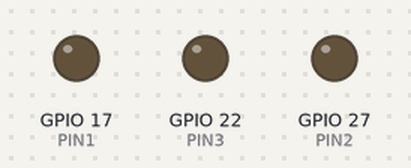
The program below on a simulated Raspberry Pi (BCM pin numbers). Parts: output pins drawn as LEDs (lit = HIGH). At 24.0 s the program stops and its outputs stay as they are.

Above: at 0.1 s.
At 3.1 s:
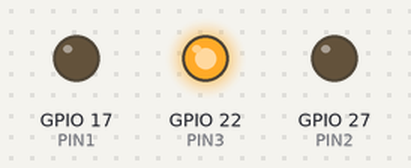
At 6.1 s:
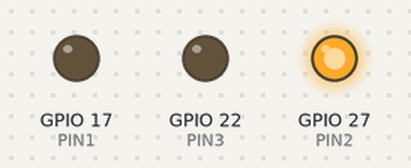
At 9.1 s:
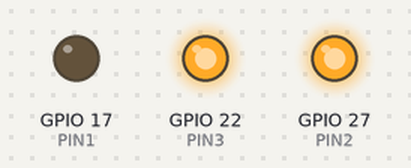
At 15.1 s:
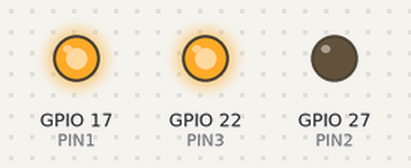
At 21.1 s:
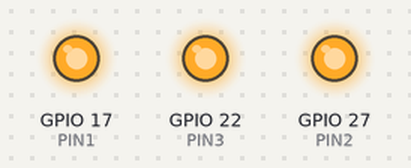
Timing chart, 0 to 22.6 s (numbered marks = the images above):
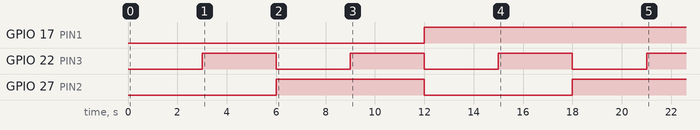

Measured:
- by itself, GPIO 17 (PIN1): LOW → HIGH at 12.0 s
- by itself, GPIO 22 (PIN3): alternates HIGH for 3.0 s and LOW for 3.0 s
- by itself, GPIO 27 (PIN2): LOW → HIGH at 6.0 s, → LOW 6.0 s later, → HIGH 6.0 s later

The program:

testRGA.py
```python
#!/usr/bin/python
import time
import RPi.GPIO as GPIO

#LED CONFIG - Set GPIO Ports
PIN1 = 17   #B4
PIN2 = 27   #B18
PIN3 = 22   #B23
LED = [PIN1,PIN2,PIN3]

#Set up the wiring
GPIO.setmode(GPIO.BCM)
#GPIO.setmode(GPIO.BOARD)
# Setup Ports
for val in LED:
  GPIO.setup(val, GPIO.OUT)

GPIO.output(LED,[0,0,0])
time.sleep(3)
GPIO.output(LED,[0,0,1])
time.sleep(3)
GPIO.output(LED,[0,1,0])
time.sleep(3)
GPIO.output(LED,[0,1,1])
time.sleep(3)
GPIO.output(LED,[1,0,0])
time.sleep(3)
GPIO.output(LED,[1,0,1])
time.sleep(3)
GPIO.output(LED,[1,1,0])
time.sleep(3)
GPIO.output(LED,[1,1,1])
time.sleep(3)
```
